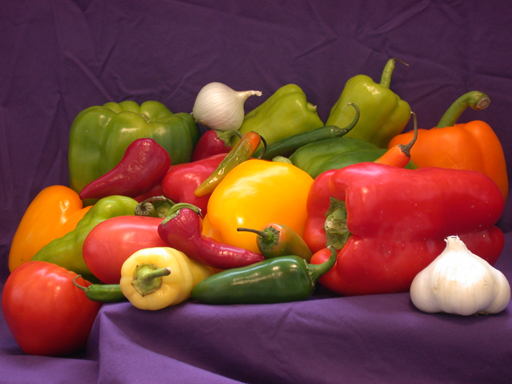
%> input picture Courses' Homeworks/Digital Image Processing/Homework 02/inputs/peppers.png, 512 x 384 px
$ octave ex04_bck01.m   (GNU Octave 9; MATLAB toolbox functions it lacks are replaced by stand-ins)
%> lines starting %> are read from the running program, lines starting %| are printed output that depends on the picture
%% Q03 - Part a
% [8 lines of commented-out code are left out]
img = imread('inputs\peppers.png');
%> img is the input picture: size 384x512x3 uint8; mean R, G, B 120.8, 66.4, 57.6
imgInf = imfinfo('inputs\peppers.png');

imgSize = imgInf.Height * imgInf.Width;

switch imgInf.ColorType
    case 'truecolor'
        imhistEmp = zeros(3,256);
        imhistEmpCDF = zeros(3,256);

        channelRed = img(:,:,1);
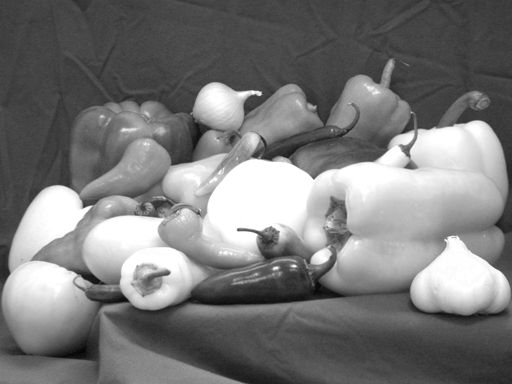
%> channelRed: size 384x512 uint8; min 5, max 255, mean 120.8
        for c1 = 1:256
            imhistEmp(1,c1) = sum(channelRed(:) == c1-1);
        end
%> after the loop, imhistEmp = 256 columns, first 8: [0 0 0 0 0 1 1 8; 0 0 0 0 0 0 0 0; 0 0 0 0 0 0 0 0]
        imhistEmpCDF(1,:) = cumsum(imhistEmp(1,:));

        channelGreen = img(:,:,2);
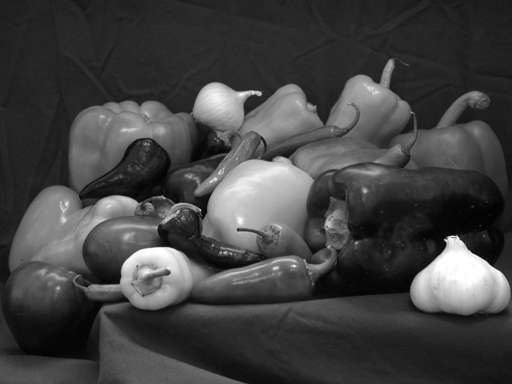
%> channelGreen: size 384x512 uint8; min 1, max 255, mean 66.4
        for c1 = 1:256
            imhistEmp(2,c1) = sum(channelGreen(:) == c1-1);
        end
%> after the loop, imhistEmp = 256 columns, first 8: [0 0 0 0 0 1 1 8; 0 1 38 174 383 723 988 1060; 0 0 0 0 0 0 0 0]
        imhistEmpCDF(2,:) = cumsum(imhistEmp(2,:));

        channelBlue = img(:,:,3);
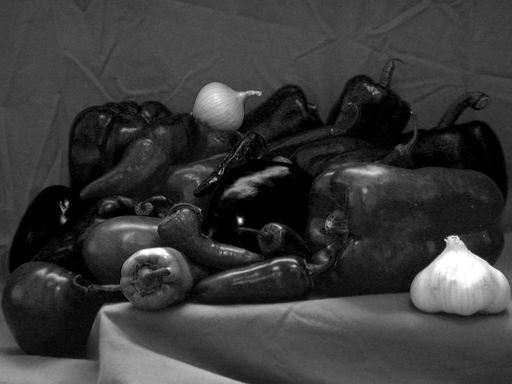
%> channelBlue: size 384x512 uint8; min 0, max 255, mean 57.6
        for c1 = 1:256
            imhistEmp(3,c1) = sum(channelBlue(:) == c1-1);
        end
%> after the loop, imhistEmp = 256 columns, first 8: [0 0 0 0 0 1 1 8; 0 1 38 174 383 723 988 1060; 10753 1880 1278 1046 908 865 894 931]
        imhistEmpCDF(3,:) = cumsum(imhistEmp(3,:));

        imhistEmpCDF = imhistEmpCDF ./ imgSize;
%> imhistEmpCDF = 256 columns, first 8: [0 0 0 0 0 5.09e-06 1.02e-05 5.09e-05; 0 5.09e-06 0.000198 0.00108 0.00303 0.00671 0.0117 0.0171; 0.0547 0.0643 0.0708 0.0761 0.0807 0.0851 0.0896 0.0944]
        imLevelEqu = round(imhistEmpCDF .* 255);
%> imLevelEqu = 256 columns, first 8: [0 0 0 0 0 0 0 0; 0 0 0 0 1 2 3 4; 14 16 18 19 21 22 23 24]

        imgEquEmp = img;
        imgEquMat = img;
        for c2 = 1:3
            chOrig = imgEquEmp(:,:,c2);
            chEqu = imLevelEqu(c2,:);
            chOrig(:) = chEqu(chOrig(:)+1);
            imgEquEmp(:,:,c2) = chOrig;
            imgEquMat(:,:,c2) = histeq(img(:,:,c2),256);
        end
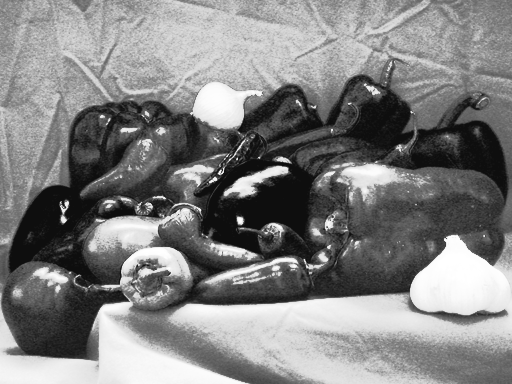
%> chOrig: size 384x512 uint8; min 14, max 255, mean 129.2
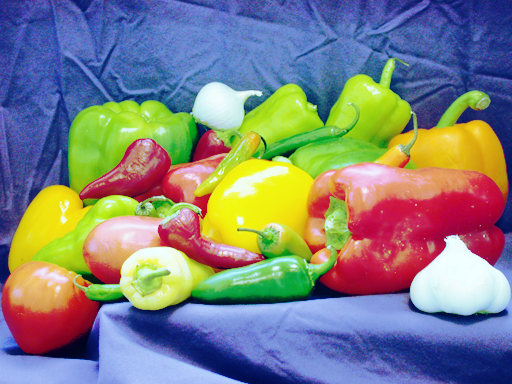
%> imgEquEmp: size 384x512x3 uint8; mean R, G, B 128.3, 129.2, 129.2

        figure(1); imshow(imgEquEmp);
        figure(2); imshow(imgEquMat);

% [7 lines of commented-out code are left out]

        figure(12); plot(0:255, imLevelEqu(1,:), 'r', 0:255, imLevelEqu(3,:), 'g', 0:255, imLevelEqu(2,:), 'b'); grid on;
%> after `grid on`:
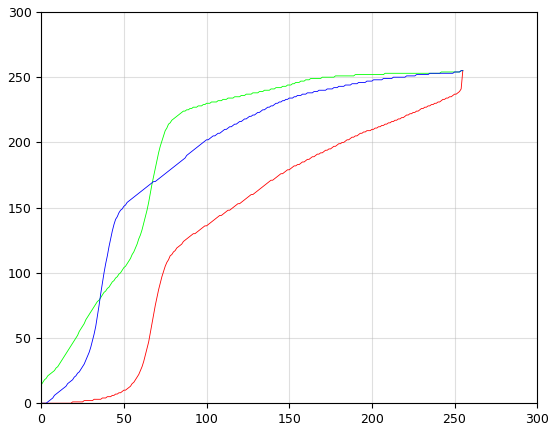
%> figure redrawn from the program's plot data; curve peaks at x = 255, y = 255; curve peaks at x = 254, y = 255
    otherwise
        imhistEmp = zeros(256,1);
        imhistEmpCDF = zeros(256,1);

        for c1 = 1:256
            imhistEmp(c1) = sum(img(:) == c1-1);
        end
        imhistEmpCDF = cumsum(imhistEmp) ./ imgSize;
        imLevelEqu = round(imhistEmpCDF .* 255);

        imgEquEmp = img;
        imgEquMat = img;

        imgEquEmp(:) = imLevelEqu(img(:)+1);
        [imgEquMat, T] = histeq(img,256);

        figure(1); imshow(imgEquEmp);
        figure(2); imshow(imgEquMat);
end
